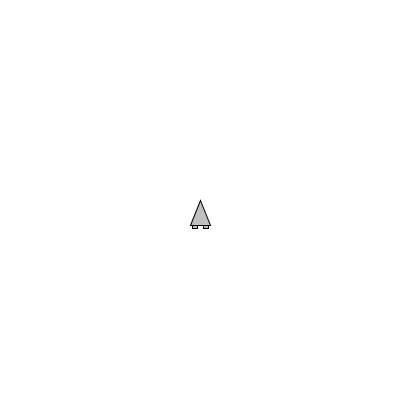
Frame 1 (no input)
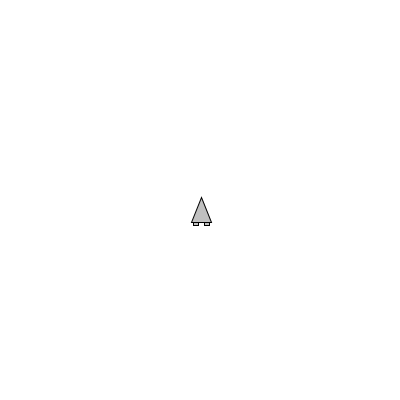
Frame 60 (the mouse pressed at the canvas centre just before this capture)
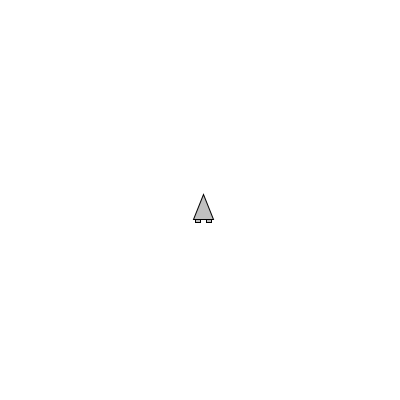
Frame 120 (the mouse held since frame 60 and released just before this capture)

The Processing sketch that drew these frames (run headless with seeded random() and noise(); from frame 60 on, the mouse is pressed at the canvas centre):

// Processing sketch: ejercicio3_5
// ── ejercicio3_5.pde
/*  //<>//
 Ejercicio 3.5: 
 
 Simulación sencilla de Asteroids
 
 La Naturaleza del Código
 traducido por Sergio Majluf, Nicolás Troncoso
 y estudiantes de Diseño UDD
 http://github.com/disenoudd/the-Nature-of-Code
 
 */

Mover asteroid;

void setup() {
  size(400, 400);
  background(50);
  asteroid = new Mover(1, width/2, height/2);
}

void draw() {
  background(255);
  asteroid.display();
  
  asteroid.update();
}

void keyPressed() {
  if (key==CODED && keyCode == LEFT) {
    asteroid.aVelocity-=0.1;
  }
  if (key==CODED && keyCode == RIGHT) {
    asteroid.aVelocity+=0.1;
    
  }
  if (key==CODED && keyCode == UP) {
    asteroid.acceleration.y -= 0.1;
  }
  if (key==CODED && keyCode == DOWN) {
    asteroid.acceleration.y += 0.1;
    
  }
}
// ── Caminante.pde
class Caminante {

  PVector location;
  PVector velocity;
  PVector acceleration;
  float mass;

  float angle = 0;
  float aVelocity = 0;
  float aAcceleration = 0;

  Caminante(float m, float x, float y) {
    mass = m;
    location = new PVector(x,y);
    velocity = new PVector(random(-0.1,0.1),random(-0.1,0.1));
    acceleration = new PVector(0,0);
  }

  void applyForce(PVector force) {
    PVector f = PVector.div(force,mass);
    acceleration.add(f);
  }

  void update() {

    velocity.add(acceleration);
    location.add(velocity);

    aAcceleration = acceleration.x / 10.0;
    aVelocity += aAcceleration;
    aVelocity = constrain(aVelocity,-0.1,0.1);
    angle += aVelocity;

    acceleration.mult(0);
    aVelocity = 0;
  }

  void display() {
    stroke(0);
    fill(175,200);
    //rectMode(CENTER);
    pushMatrix();
    translate(location.x,location.y);
    rotate(angle);
    //rect(0,0,mass*16,mass*16);
    scale(mass);
    triangle(0, 0, 10, 25, -10, 25);
    rect(-8, 25, 5, 3);
    rect(3, 25, 5, 3);
    popMatrix();
  }

}
// ── Mover.pde
class Mover {

  PVector location;
  PVector velocity;
  PVector acceleration;
  float mass;

  float angle = 0;
  float aVelocity = 0;
  float aAcceleration = 0;

  Mover(float m, float x, float y) {
    mass = m;
    location = new PVector(x,y);
    velocity = new PVector(random(-0.1,0.1),random(-0.1,0.1));
    acceleration = new PVector(0,0);
  }

  void applyForce(PVector force) {
    PVector f = PVector.div(force,mass);
    acceleration.add(f);
  }

  void update() {

    velocity.add(acceleration);
    location.add(velocity);

    aAcceleration = acceleration.x / 10.0;
    aVelocity += aAcceleration;
    aVelocity = constrain(aVelocity,-0.1,0.1);
    angle += aVelocity;

    acceleration.mult(0);
    aVelocity = 0;
  }

  void display() {
    stroke(0);
    fill(175,200);
    //rectMode(CENTER);
    pushMatrix();
    translate(location.x,location.y);
    rotate(angle);
    //rect(0,0,mass*16,mass*16);
    scale(mass);
    triangle(0, 0, 10, 25, -10, 25);
    rect(-8, 25, 5, 3);
    rect(3, 25, 5, 3);
    popMatrix();
  }

}
